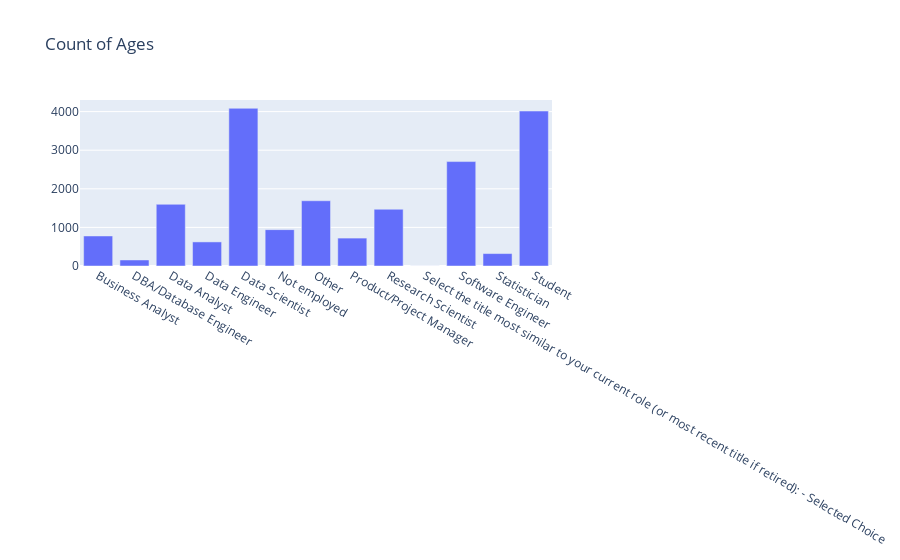

Notebook source saved alongside this figure:
### Code cell
temp_y = dataset['Q5'].value_counts().to_list()
temp_x = dataset['Q5'].value_counts().index.values

temp_x, temp_y = zip(*sorted(zip(temp_x,temp_y)))

import plotly.graph_objects as go

fig = go.Figure(data=[go.Bar(
    y=temp_y,
    x=temp_x,
)])
fig.update_layout(title_text='Count of Ages')

### Figure 1 — Plotly figure (JSON) as saved in the notebook; plotly's stock layout.template omitted (floating-point values rounded to 4 significant figures)
{"data": [{"type": "bar", "x": ["Business Analyst", "DBA/Database Engineer", "Data Analyst", "Data Engineer", "Data Scientist", "Not employed", "Other", "Product/Project Manager", "Research Scientist", "Select the title most similar to your current role (or most recent title if retired): - Selected Choice", "Software Engineer", "Statistician", "Student"], "y": [778, 156, 1598, 624, 4085, 942, 1690, 723, 1470, 1, 2705, 322, 4014]}], "layout": {"title": {"text": "Count of Ages"}}}
